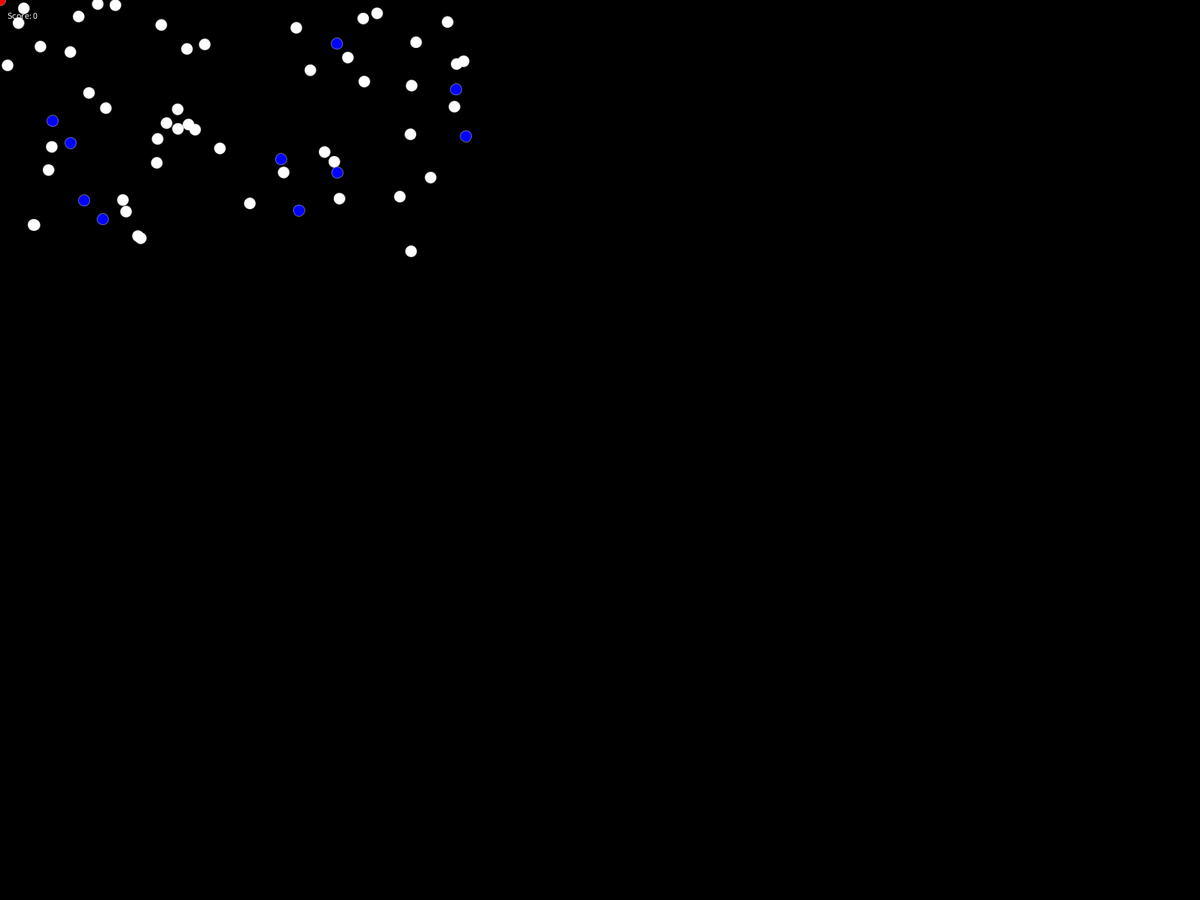
Frame 1 (no input)
Frame 60 (the mouse pressed at the canvas centre just before this capture): identical to frame 1, image omitted
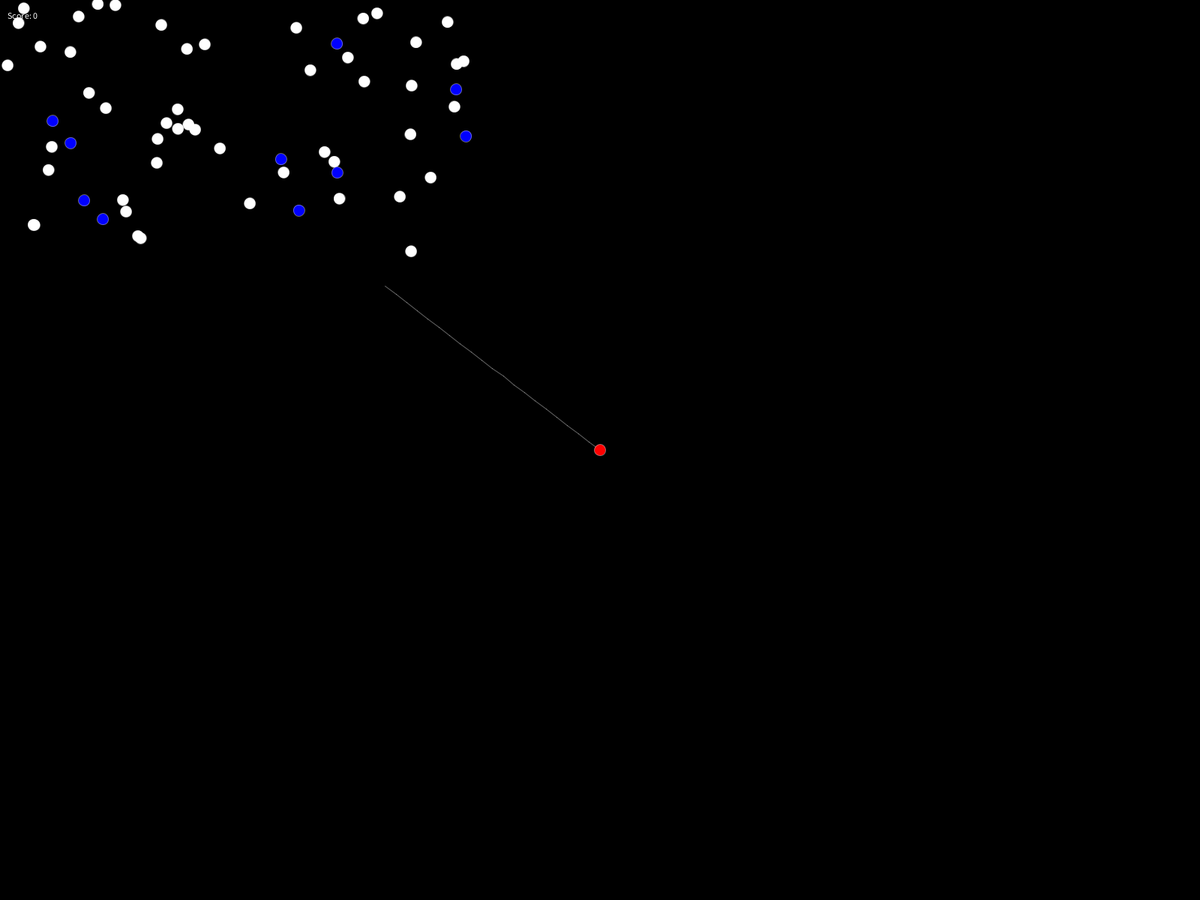
Frame 120 (the mouse held since frame 60 and released just before this capture)

The Processing sketch that drew these frames (run headless with seeded random() and noise(); from frame 60 on, the mouse is pressed at the canvas centre):

// Processing sketch: Snake_Game
// ── Snake_Game.pde
final int PADDING = 15;
final int NUMBER_OF_FOOD = 50;
final int NUMBER_OF_SEGMENTS = 20;
final int NUMBER_OF_ENEMIES = 10;
int screenX = 640;
int screenY = 360;

int playerScore = 0;
int lifes = 0;
float segLength = 18;

float[] x = new float[NUMBER_OF_SEGMENTS];
float[] y = new float[NUMBER_OF_SEGMENTS];
ArrayList<Float> foodX = new ArrayList<Float>();
ArrayList<Float> foodY = new ArrayList<Float>();

ArrayList<Float> enemiesX = new ArrayList<Float>();
ArrayList<Float> enemiesY = new ArrayList<Float>();

boolean gameOver = false;
/*
  
*/
void setup() {
    
  fullScreen();
  //strokeWeight(9);
  stroke(255, 100);
  generateFood();
  generateEnemies();
}

/*
  
*/
void draw() {
  if(!gameOver){
    background(0);
    dragSegment(0, mouseX, mouseY);
    for(int i=0; i<x.length-1; i++) {
      dragSegment(i+1, x[i], y[i]);
    }
    if(!foodX.isEmpty()) checkFood();
    if(!foodX.isEmpty()) drawFood();
    drawScore();
    drawPlayerHead();
    checkEnemies();
    drawEnemies();
    
    if(foodX.isEmpty()){
      text("You win!", screenX / 2 , screenY / 2);
    }
  }
  else{
    text("Game Over!", screenX / 2 , screenY / 2);
  }
  
}

/*
  
*/
void dragSegment(int i, float xin, float yin) {
  float dx = xin - x[i];
  float dy = yin - y[i];
  float angle = atan2(dy, dx);  
  x[i] = xin - cos(angle) * segLength;
  y[i] = yin - sin(angle) * segLength;
  segment(x[i], y[i], angle);
}

/*
  
*/
void segment(float x, float y, float a) {
  pushMatrix();
  translate(x, y);
  rotate(a);
  line(0, 0, segLength, 0);
  popMatrix();
}


void drawScore(){
  text("Score: " + playerScore, 10, 25);
}

void drawPlayerHead(){
 // noCursor();
  fill(255, 0, 0);
  ellipse(mouseX, mouseY, PADDING, PADDING);
  fill(255, 255, 255);
}

/*
  
*/
void generateFood(){
  for(int i = 0; i < NUMBER_OF_FOOD; i = i + 1){
    float xValue = random(0, 640);
    float yValue = random(0, 360);
    
    foodX.add(xValue);
    foodY.add(yValue);
    println( "(" + xValue +","+yValue + ") was added!");
  }
}

/*
  
*/
void drawFood(){
  for(int i = 0; i < foodX.size(); i = i + 1){
    ellipse(foodX.get(i), foodY.get(i), PADDING, PADDING);
  }
}

/*
  
*/
void checkFood(){
  for(int i = 0; i < foodX.size(); i = i + 1){
    float xVal = mouseX;
    float yVal = mouseY;
    
    float xValFood = (float) foodX.get(i);
    float yValFood = (float) foodY.get(i);
    
    boolean right = yVal > yValFood && xValFood < xVal + PADDING;
    boolean left = xVal < xValFood && xValFood > xVal - PADDING;
    
    boolean bottom = yVal > yValFood && yValFood < yVal - PADDING;
    boolean top = yVal < yValFood && yValFood > yVal + PADDING;
    
    boolean topLeft = top && left;
    boolean topRight = top && right;
    boolean bottomLeft = bottom && left;
    boolean bottomRight = bottom && right;
    
    boolean betweenLeftAndRight = (xVal < xValFood + 10) && (xVal > xValFood - 10);
    boolean betweenTopAndBottom = (yVal < yValFood + 10) && (yVal > yValFood - 10);
    
    boolean center = betweenLeftAndRight && betweenTopAndBottom;
   
    
    if (center) {
      foodX.remove(i);
      foodY.remove(i);
      playerScore = playerScore + 10;
      println( "center" );
    }
    else if( betweenLeftAndRight ) println( "betweenLeftAndRight" );
    else if( betweenTopAndBottom ) println( "betweenTopAndBottom" );
    else if( topLeft ) println( "we are to the top-left" );
    else if( topRight ) println( "we are to the top-right" );
    else if( bottomLeft ) println( "we are to the bottom-left" );
    else if( bottomRight ) println( "we are to the bottom-right" );
    else if( right ) println( "we are to the right" );
    else if( left ) println( "we are to the left" );
    else if( bottom ) println( "we are to the bottom" );
    else if( top ) println( "we are to the top" );
    else println("We're on top!"); 
  }
}


/*
  
*/
void checkEnemies(){
  for(int i = 0; i < enemiesX.size(); i = i + 1){
    float xVal = mouseX;
    float yVal = mouseY;
    
    float xValFood = (float) enemiesX.get(i);
    float yValFood = (float) enemiesY.get(i);
    
    boolean right = yVal > yValFood && xValFood < xVal + PADDING;
    boolean left = xVal < xValFood && xValFood > xVal - PADDING;
    
    boolean bottom = yVal > yValFood && yValFood < yVal - PADDING;
    boolean top = yVal < yValFood && yValFood > yVal + PADDING;
    
    boolean topLeft = top && left;
    boolean topRight = top && right;
    boolean bottomLeft = bottom && left;
    boolean bottomRight = bottom && right;
    
    boolean betweenLeftAndRight = (xVal < xValFood + 10) && (xVal > xValFood - 10);
    boolean betweenTopAndBottom = (yVal < yValFood + 10) && (yVal > yValFood - 10);
    
    boolean center = betweenLeftAndRight && betweenTopAndBottom;
   
    
    if (center) {
      lifes++;
      gameOver = true;
      println( "center enemy " + lifes );
    }
    else if( betweenLeftAndRight ) println( "betweenLeftAndRight enemy" );
    else if( betweenTopAndBottom ) println( "betweenTopAndBottom enemy" );
    else if( topLeft ) println( "we are to the top-left enemy" );
    else if( topRight ) println( "we are to the top-right enemy" );
    else if( bottomLeft ) println( "we are to the bottom-left enemy" );
    else if( bottomRight ) println( "we are to the bottom-right enemy" );
    else if( right ) println( "we are to the right enemy" );
    else if( left ) println( "we are to the left enemy" );
    else if( bottom ) println( "we are to the bottom enemy" );
    else if( top ) println( "we are to the top" );
    else println("We're on top!"); 
  }
}

void generateEnemies(){
  for(int i = 0; i < NUMBER_OF_ENEMIES; i = i + 1){
    float xValue = random(0, 640);
    float yValue = random(0, 360);
    
    enemiesX.add(xValue);
    enemiesY.add(yValue);
    println( "(" + xValue +","+yValue + ") was added!");
  }
}

void drawEnemies(){
  for(int i = 0; i < enemiesX.size(); i = i + 1){
    fill(0, 0, 255);
    ellipse(enemiesX.get(i), enemiesY.get(i), PADDING, PADDING);
    fill(255, 255, 255);
  }
}
